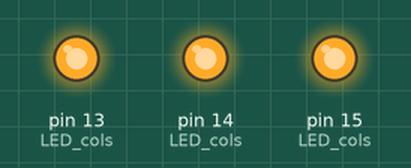
Bench run of a sketch on a simulated Arduino Uno, built with avr-gcc and run on an emulated ATmega328P. Parts: output pins drawn as LEDs (lit = HIGH). What the sketch prints to the serial monitor is not drawn.

Above: at 0.1 s.
Timing chart, 0 to 1.6 s (numbered marks = the images above):
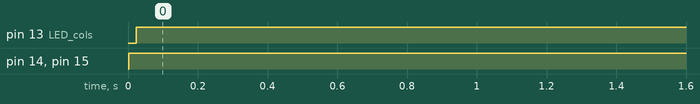

Measured:
- by itself, pin 13 (LED_cols): LOW → HIGH at 0.02 s
- by itself, pin 14 (LED_cols), pin 15 (LED_cols): LOW → HIGH at 0.00 s

The sketch:

Button_Matrix.ino
```cpp
// MEASURE MATRIX BUTTONS
#define BUTTON_MEASURE_MATRIX_ROW_1 32
#define BUTTON_MEASURE_MATRIX_ROW_2 31
#define BUTTON_MEASURE_MATRIX_ROW_3 34
#define BUTTON_MEASURE_MATRIX_ROW_4 33

#define BUTTON_MEASURE_MATRIX_COLUMN_1 23
#define BUTTON_MEASURE_MATRIX_COLUMN_2 22
#define BUTTON_MEASURE_MATRIX_COLUMN_3 19
#define BUTTON_MEASURE_MATRIX_COLUMN_4 18
#define BUTTON_MEASURE_MATRIX_COLUMN_5 17
#define BUTTON_MEASURE_MATRIX_COLUMN_6 16

// MEASURE MATRIX LEDS

#define LED_MEASURE_MATRIX_ROW_1 38
#define LED_MEASURE_MATRIX_ROW_2 37
#define LED_MEASURE_MATRIX_ROW_3 36
#define LED_MEASURE_MATRIX_ROW_4 35

#define LED_MEASURE_MATRIX_COLUMN_1 15
#define LED_MEASURE_MATRIX_COLUMN_2 14
#define LED_MEASURE_MATRIX_COLUMN_3 13
#define LED_MEASURE_MATRIX_COLUMN_4 41
#define LED_MEASURE_MATRIX_COLUMN_5 40
#define LED_MEASURE_MATRIX_COLUMN_6 39

byte rows[] = {BUTTON_MEASURE_MATRIX_ROW_1,BUTTON_MEASURE_MATRIX_ROW_2,BUTTON_MEASURE_MATRIX_ROW_3,BUTTON_MEASURE_MATRIX_ROW_4};
const int rowCount = sizeof(rows)/sizeof(rows[0]);

// JP2 and JP3 are outputs
byte cols[] = {BUTTON_MEASURE_MATRIX_COLUMN_1,BUTTON_MEASURE_MATRIX_COLUMN_2,BUTTON_MEASURE_MATRIX_COLUMN_3,BUTTON_MEASURE_MATRIX_COLUMN_4,BUTTON_MEASURE_MATRIX_COLUMN_5,BUTTON_MEASURE_MATRIX_COLUMN_6};
const int colCount = sizeof(cols)/sizeof(cols[0]);

byte keys[colCount][rowCount];


byte LED_rows[] = {LED_MEASURE_MATRIX_ROW_1,LED_MEASURE_MATRIX_ROW_2,LED_MEASURE_MATRIX_ROW_3,LED_MEASURE_MATRIX_ROW_4};
const int LED_rowCount = sizeof(LED_rows)/sizeof(LED_rows[0]);

// JP2 and JP3 are outputs
byte LED_cols[] = {LED_MEASURE_MATRIX_COLUMN_1,LED_MEASURE_MATRIX_COLUMN_2,LED_MEASURE_MATRIX_COLUMN_3,LED_MEASURE_MATRIX_COLUMN_4,LED_MEASURE_MATRIX_COLUMN_5,LED_MEASURE_MATRIX_COLUMN_6};
const int LED_colCount = sizeof(LED_cols)/sizeof(LED_cols[0]);


void setup() {
  // put your setup code here, to run once:
	Serial.begin(9600);

	for(int x=0; x<rowCount; x++) {
		//Serial.print(rows[x]); Serial.println(" as input");
		pinMode(rows[x], INPUT_PULLUP);
    Serial.println(rows[x]);
	}
  //pinMode(6,INPUT_PULLUP);

	for (int x=0; x<colCount; x++) {
	//	Serial.print(cols[x]); Serial.println(" as input-pullup");
		pinMode(cols[x], INPUT_PULLUP);


	}

	for(int x=0; x<LED_rowCount; x++) {
		//Serial.print(rows[x]); Serial.println(" as input");
		pinMode(LED_rows[x], OUTPUT);
    digitalWrite(LED_rows[x], HIGH);
	}

	for (int x=0; x<LED_colCount; x++) {
	//	Serial.print(cols[x]); Serial.println(" as input-pullup");
		pinMode(LED_cols[x], OUTPUT);
    digitalWrite(LED_cols[x], LOW);
	}

}

void readMatrix() {
	// iterate the columns
	for (int colIndex=0; colIndex < colCount; colIndex++) {
		// col: set to output to low
		byte curCol = cols[colIndex];
		pinMode(curCol, OUTPUT);
		digitalWrite(curCol, LOW);


		// row: interate through the rows
		for (int rowIndex=0; rowIndex < rowCount; rowIndex++) {
			byte rowCol = rows[rowIndex];
			//pinMode(rowCol, INPUT_PULLUP);
			//keys[colIndex][rowIndex] = digitalRead(rowCol);
		//	pinMode(rowCol, INPUT);
      if (digitalRead(rows[rowIndex])==0){
        Serial.println("Push");
        Serial.print(rowIndex);
        Serial.print(colIndex);
        digitalWrite(LED_cols[colIndex], HIGH);
        digitalWrite(LED_rows[rowIndex], LOW);

      }

      else{
        digitalWrite(LED_cols[colIndex], LOW);
        digitalWrite(LED_rows[rowIndex], HIGH);


      }


		}

		// disable the column
    //delay(1000);
		pinMode(curCol, INPUT_PULLUP);


	}
}


void loop() {
  // put your main code here, to run repeatedly:
  readMatrix();

  // led_sweep();
  //Serial.print("Done");

}

void led_sweep(void){
// iterate the columns
	for (int colIndex=0; colIndex < colCount; colIndex++) {
		// col: set to output to low
		byte curCol = cols[colIndex];
		pinMode(curCol, OUTPUT);
		digitalWrite(curCol, LOW);


		// row: interate through the rows
		for (int rowIndex=0; rowIndex < rowCount; rowIndex++) {
			byte rowCol = rows[rowIndex];
			//pinMode(rowCol, INPUT_PULLUP);
			keys[colIndex][rowIndex] = digitalRead(rowCol);
		//	pinMode(rowCol, INPUT);
      // if (digitalRead(rows[rowIndex])==0){
      //   Serial.println("Push");
      //   Serial.print(rowIndex);
      //   Serial.print(colIndex);
      //   digitalWrite(LED_cols[colIndex], HIGH);
      //   digitalWrite(LED_rows[rowIndex], LOW);

      // }

      // else{
      //   digitalWrite(LED_cols[colIndex], LOW);
      //   digitalWrite(LED_rows[rowIndex], HIGH);


      // }
digitalWrite(LED_cols[colIndex], HIGH);
digitalWrite(LED_rows[rowIndex], LOW);
delay(500);
digitalWrite(LED_cols[colIndex], LOW);
digitalWrite(LED_rows[rowIndex], HIGH);
        // digitalWrite(LED_rows[rowIndex], HIGH);
        // digitalWrite(LED_rows[rowIndex], LOW);
        // digitalWrite(LED_rows[rowIndex], HIGH);

		}

		// disable the column
    //delay(1000);
		// pinMode(curCol, INPUT_PULLUP);


	}
}
```
